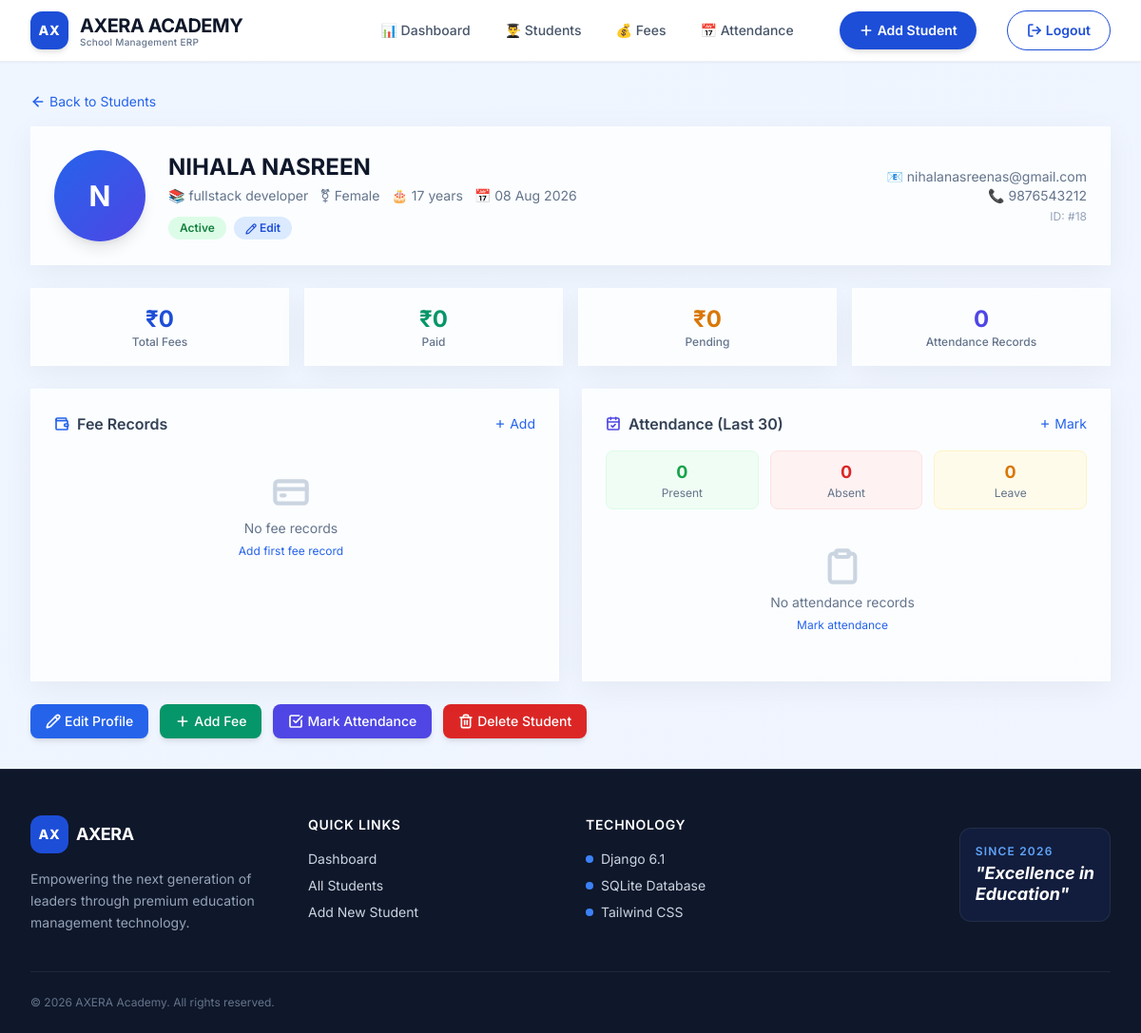
Before: /profile/18/ (signed in) with the older database file.
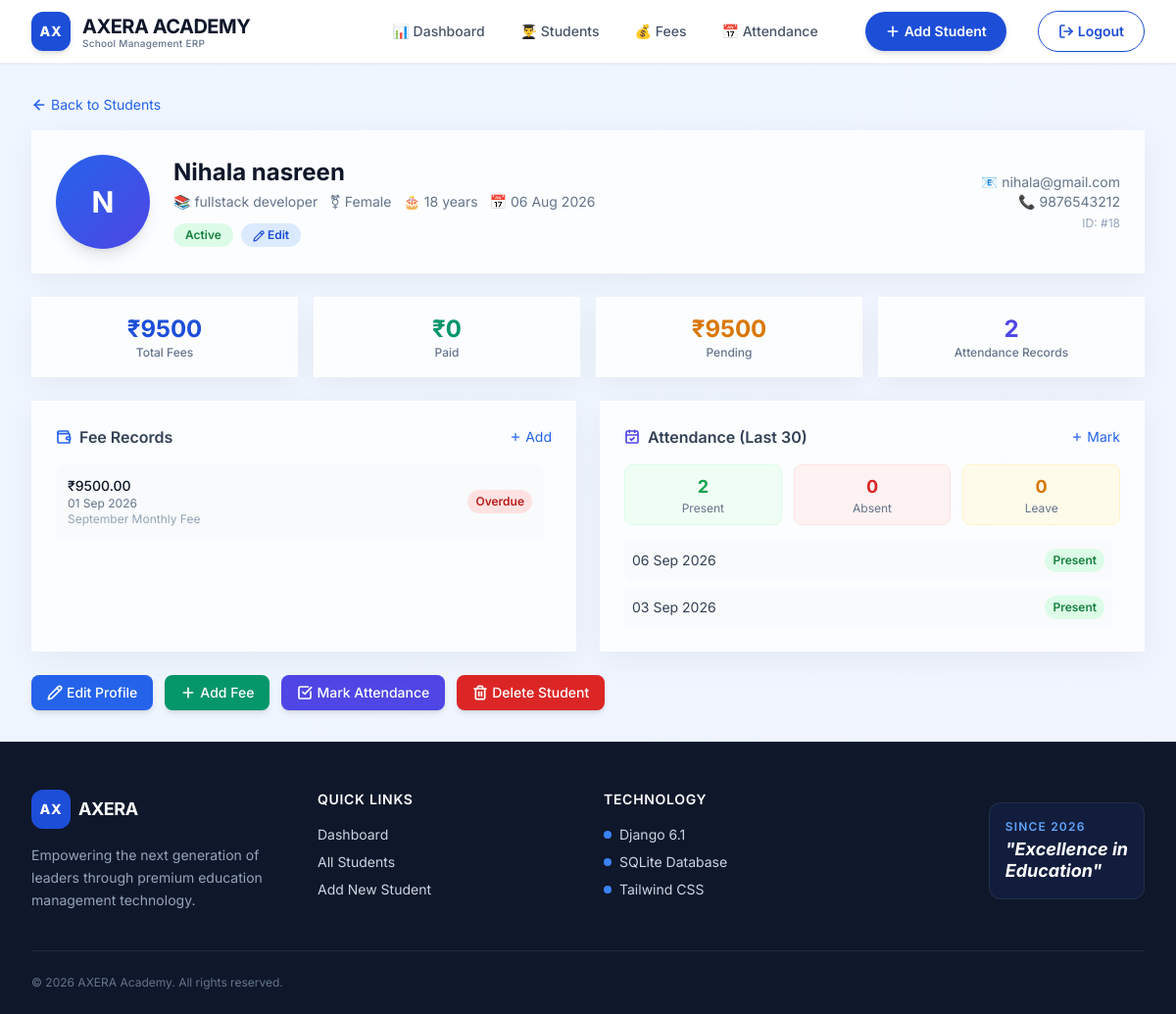
After: the same page with the newer database file.
### students/models.py (models this page shows, shortened)
class Student(models.Model):
    GENDER_CHOICES = [
        ('Male', 'Male'),
        ('Female', 'Female'),
        ('Other', 'Other'),
    ]
    name = models.CharField(max_length=100)
    age = models.IntegerField()
    gender = models.CharField(max_length=10, choices=GENDER_CHOICES)
    class_name = models.CharField(max_length=50)
    phone = models.CharField(max_length=15)
    email = models.EmailField()
    address = models.TextField()
    admission_date = models.DateField(default=timezone.now)
    is_active = models.BooleanField(default=True)
    class Meta:
        ordering = ['-id']

class Fee(models.Model):
    STATUS_CHOICES = [
        ('Paid', 'Paid'),
        ('Pending', 'Pending'),
        ('Overdue', 'Overdue'),
    ]
    student = models.ForeignKey(Student, on_delete=models.CASCADE, related_name='fees')
    amount = models.DecimalField(max_digits=10, decimal_places=2)
    fee_date = models.DateField(default=timezone.now)
    due_date = models.DateField()
    status = models.CharField(max_length=10, choices=STATUS_CHOICES, default='Pending')
    description = models.CharField(max_length=200, blank=True)
    class Meta:
        ordering = ['-fee_date']

class Attendance(models.Model):
    STATUS_CHOICES = [
        ('Present', 'Present'),
        ('Absent', 'Absent'),
        ('Leave', 'Leave'),
    ]
    student = models.ForeignKey(Student, on_delete=models.CASCADE, related_name='attendances')
    date = models.DateField(default=timezone.now)
    status = models.CharField(max_length=10, choices=STATUS_CHOICES)
    remarks = models.CharField(max_length=200, blank=True)
    class Meta:
        unique_together = ['student', 'date']
        ordering = ['-date']

### students/views.py (the view)
@login_required
def student_profile(request, student_id):
    student = get_object_or_404(
        Student,
        id=student_id
    )
    fees = student.fees.all()
    present_count = (
        student.attendances
        .filter(status='Present')
        .count()
    )
    absent_count = (
        student.attendances
        .filter(status='Absent')
        .count()
    )
    leave_count = (
        student.attendances
        .filter(status='Leave')
        .count()
    )
    attendances = student.attendances.all()[:30]
    total_fees = (
        fees.aggregate(Sum('amount'))['amount__sum']
        or 0
    )
    paid_fees = (
        fees
        .filter(status='Paid')
        .aggregate(Sum('amount'))['amount__sum']
        or 0
    )
    pending_fees = total_fees - paid_fees
    context = {
        'student': student,
        'fees': fees,
        'attendances': attendances,
        'total_fees': total_fees,
        'paid_fees': paid_fees,
        'pending_fees': pending_fees,
        'present_count': present_count,
        'absent_count': absent_count,
        'leave_count': leave_count,
    }
    return render(
        request,
        'student_profile.html',
        context
    )

### students/templates/student_profile.html (shortened to what the changed rows need)
{% extends 'base.html' %}
{% load static %}
{% block content %}
<div class="animate-fade-up">
    <div class="premium-card p-6 mb-6">
        <div class="flex flex-col md:flex-row items-start md:items-center gap-6">
            <div class="w-24 h-24 rounded-full bg-gradient-to-br from-blue-600 to-indigo-600 flex items-center justify-center text-white text-3xl font-bold shadow-lg">
                {{ student.name|first|upper }}
            </div>
            <div class="flex-1">
                <h2 class="text-2xl font-bold text-slate-900">{{ student.name }}</h2>
                <div class="flex flex-wrap gap-3 mt-1">
                    <span class="text-sm text-slate-500">📚 {{ student.class_name }}</span>
                    <span class="text-sm text-slate-500">⚧ {{ student.gender }}</span>
                    <span class="text-sm text-slate-500">🎂 {{ student.age }} years</span>
                    <span class="text-sm text-slate-500">📅 {{ student.admission_date|date:"d M Y" }}</span>
                </div>
                <div class="flex flex-wrap gap-2 mt-3">
                    <span class="px-3 py-1 rounded-full text-xs font-semibold {% if student.is_active %}bg-green-100 text-green-700{% else %}bg-red-100 text-red-700{% endif %}">
                        {{ student.is_active|yesno:"Active,Inactive" }}
                    </span>
                    <a href="{% url 'update_student' student.id %}" class="px-3 py-1 rounded-full text-xs font-semibold bg-blue-100 text-blue-700 hover:bg-blue-200 transition">
                        <i data-lucide="pencil" class="w-3 h-3 inline"></i> Edit
                    </a>
                </div>
            </div>
            <div class="text-sm text-slate-500 text-right">
                <p>📧 {{ student.email }}</p>
                <p>📞 {{ student.phone }}</p>
                <p class="text-xs text-slate-400 mt-1">ID: #{{ student.id }}</p>
            </div>
        </div>
    </div>
    <div class="grid grid-cols-2 md:grid-cols-4 gap-4 mb-6">
        <div class="premium-card p-4 text-center hover:border-blue-200 transition">
            <div class="text-2xl font-bold text-blue-700">₹{{ total_fees|floatformat:0 }}</div>
            <div class="text-xs text-slate-500 font-medium">Total Fees</div>
        </div>
        <div class="premium-card p-4 text-center hover:border-amber-200 transition">
            <div class="text-2xl font-bold text-amber-600">₹{{ pending_fees|floatformat:0 }}</div>
            <div class="text-xs text-slate-500 font-medium">Pending</div>
        </div>
        <div class="premium-card p-4 text-center hover:border-indigo-200 transition">
            <div class="text-2xl font-bold text-indigo-600">{{ attendances|length }}</div>
            <div class="text-xs text-slate-500 font-medium">Attendance Records</div>
        </div>
    </div>
    <div class="grid grid-cols-1 lg:grid-cols-2 gap-6">
        <div class="premium-card p-6">
            <div class="space-y-3 max-h-80 overflow-y-auto pr-2">
                {% for fee in fees|slice:":10" %}
                <div class="flex justify-between items-center p-3 bg-slate-50 rounded-lg hover:bg-slate-100 transition">
                    <div>
                        <p class="text-sm font-medium text-slate-900">₹{{ fee.amount }}</p>
                        <p class="text-xs text-slate-500">{{ fee.fee_date|date:"d M Y" }}</p>
                        {% if fee.description %}
                        <p class="text-xs text-slate-400">{{ fee.description }}</p>
                        {% endif %}
                    </div>
                    <span class="px-2 py-1 rounded-full text-xs font-semibold {% if fee.status == 'Paid' %}bg-green-100 text-green-700{% elif fee.status == 'Pending' %}bg-amber-100 text-amber-700{% else %}bg-red-100 text-red-700{% endif %}">
                        {{ fee.status }}
                    </span>
                </div>
                {% empty %}
                <div class="text-center py-6">
                    <i data-lucide="credit-card" class="w-10 h-10 text-slate-300 mx-auto mb-2"></i>
                    <p class="text-sm text-slate-500">No fee records</p>
                    <a href="{% url 'add_fee' %}" class="text-xs text-blue-600 hover:underline">Add first fee record</a>
                </div>
                {% endfor %}
            </div>
        </div>
        <div class="premium-card p-6">
            <div class="flex gap-3 mb-4 text-center">
                <div class="flex-1 p-2 bg-green-50 rounded-lg border border-green-100">
                    <div class="text-lg font-bold text-green-600">{{ present_count }}</div>
                    <div class="text-xs text-slate-500">Present</div>
                </div>
            </div>
            <div class="space-y-2 max-h-40 overflow-y-auto pr-2">
                {% for att in attendances|slice:":10" %}
                <div class="flex justify-between items-center p-2 bg-slate-50 rounded-lg hover:bg-slate-100 transition">
                    <span class="text-sm text-slate-700">{{ att.date|date:"d M Y" }}</span>
                    <span class="px-2 py-1 rounded-full text-xs font-semibold {% if att.status == 'Present' %}bg-green-100 text-green-700{% elif att.status == 'Absent' %}bg-red-100 text-red-700{% else %}bg-amber-100 text-amber-700{% endif %}">
                        {{ att.status }}
                    </span>
                </div>
                {% empty %}
                <div class="text-center py-6">
                    <i data-lucide="clipboard" class="w-10 h-10 text-slate-300 mx-auto mb-2"></i>
                    <p class="text-sm text-slate-500">No attendance records</p>
                    <a href="{% url 'mark_attendance' %}" class="text-xs text-blue-600 hover:underline">Mark attendance</a>
                </div>
                {% endfor %}
            </div>
        </div>
    </div>
</div>
{% endblock %}

Changed rows visible on the page:
changed Student "fullstack developer": name "NIHALA NASREEN" → "Nihala nasreen"; age "17" → "18"; admission_date "08 Aug 2026" → "06 Aug 2026"; email "nihalanasreenas@gmail.com" → "nihala@gmail.com"
added Fee: amount "9500.00", fee_date "01 Sep 2026", description "September Monthly Fee", status "Overdue"
added Attendance: date "06 Sep 2026", status "Present"
added Attendance: date "03 Sep 2026", status "Present"
Other visible differences:
{{ total_fees|floatformat:0 }}: "0" → "9500"
{{ pending_fees|floatformat:0 }}: "0" → "9500"
{{ attendances|length }}: "0" → "2"
{{ present_count }}: "0" → "2"
text no longer shown: "No fee records Add first fee record No attendance records Mark attendance"
